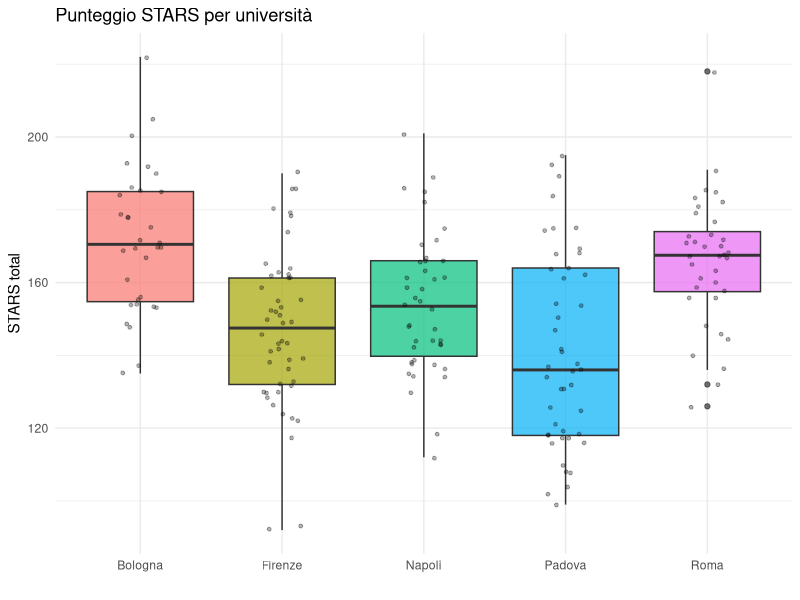
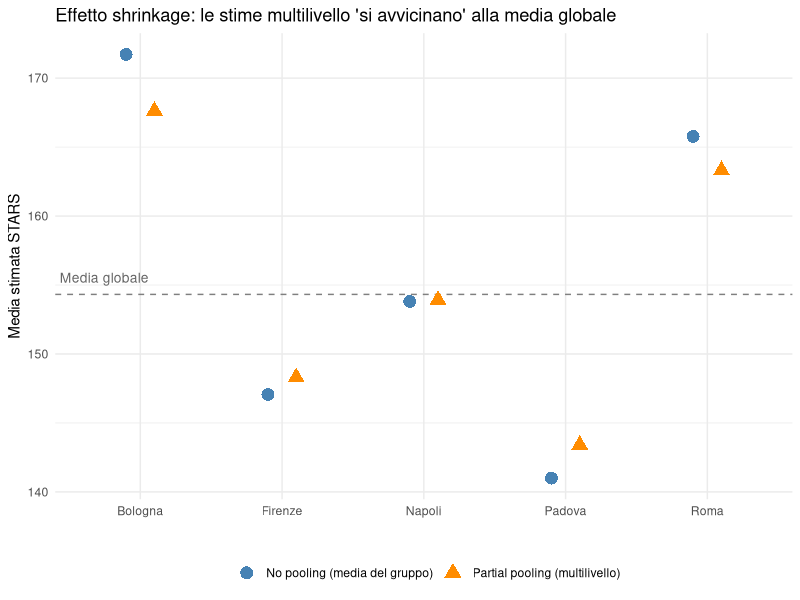
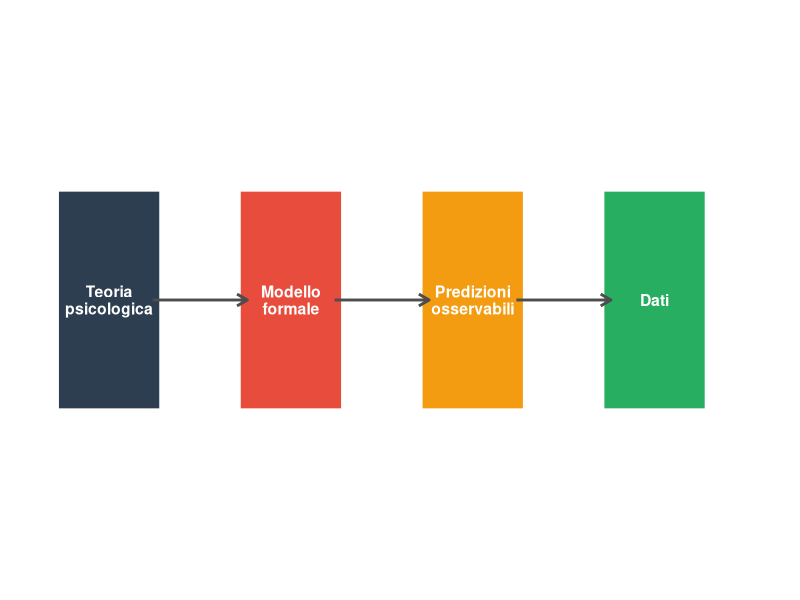

Here is the R script that generated these plots, in order:
## ---- chunk 1
#| echo: false
library(tidyverse)
set.seed(2026)
## ---- chunk 2
#| echo: false
# Simulo dati con struttura multilivello
n_univ <- 5
nomi_univ <- c("Firenze", "Bologna", "Padova", "Roma", "Napoli")
n_per_univ <- c(48, 32, 45, 36, 42)

# Medie diverse per università (effetto del contesto)
mu_univ <- c(148, 175, 142, 160, 153)
sigma_within <- 22    # variabilità dentro ciascuna università
sigma_between <- 7    # variabilità tra università

dati_multi <- map2_dfr(1:n_univ, n_per_univ, function(i, n) {
  tibble(
    universita = nomi_univ[i],
    STARS_total = round(rnorm(n, mu_univ[i], sigma_within))
  )
})
## ---- chunk 3
sample_n(dati_multi, size=8)
## ---- chunk 4
#| echo: false
ggplot(dati_multi, aes(x = universita, y = STARS_total, fill = universita)) +
  geom_boxplot(alpha = 0.7) +
  geom_jitter(width = 0.15, alpha = 0.3, size = 1) +
  labs(title = "Punteggio STARS per università",
       x = "", y = "STARS total") +
  theme_minimal() +
  theme(legend.position = "none")
## ---- chunk 5
dati_multi |>
  summarise(
    media_globale = mean(STARS_total),
    sd_globale = sd(STARS_total),
    n = n()
  )
## ---- chunk 6
dati_multi |>
  group_by(universita) |>
  summarise(
    media = round(mean(STARS_total), 1),
    sd = round(sd(STARS_total), 1),
    n = n()
  )
## ---- chunk 7
#| echo: false
# Calcolo stime no-pooling e simulazione partial pooling
library(dplyr)
library(ggplot2)

# Preparazione medie
medie_no_pool <- dati_multi %>%
  group_by(universita) %>%
  summarise(media_no_pool = mean(STARS_total), n = n(), .groups = "drop")

media_globale <- mean(dati_multi$STARS_total)

# Stima approssimativa partial pooling
medie_no_pool <- medie_no_pool %>%
  mutate(
    peso = n * (1 / sigma_within^2) / (n * (1 / sigma_within^2) + 1 / sigma_between^2),
    media_partial = peso * media_no_pool + (1 - peso) * media_globale,
    tipo_no = "No pooling",
    tipo_part = "Partial pooling"
  )

# Dataset per il plot
df_plot <- bind_rows(
  medie_no_pool %>% select(universita, media = media_no_pool, n) %>% mutate(tipo = "No pooling (media del gruppo)"),
  medie_no_pool %>% select(universita, media = media_partial, n) %>% mutate(tipo = "Partial pooling (multilivello)")
)

df_plot$universita <- factor(df_plot$universita, levels = unique(df_plot$universita))

ggplot(df_plot, aes(x = universita, y = media, color = tipo, shape = tipo)) +
  geom_hline(yintercept = media_globale, linetype = "dashed", color = "gray50") +
  annotate("text", x = -Inf, y = media_globale + 1.2,
           label = "Media globale", hjust = -0.05, size = 3.5, color = "gray40") +
  geom_point(size = 4, position = position_dodge(0.4)) +
  scale_color_manual(
    values = c("No pooling (media del gruppo)" = "steelblue",
               "Partial pooling (multilivello)" = "darkorange")
  ) +
  labs(title = "Effetto shrinkage: le stime multilivello 'si avvicinano' alla media globale",
       x = "", y = "Media stimata STARS", color = "", shape = "") +
  theme_minimal() +
  theme(legend.position = "bottom")
## ---- chunk 8
#| echo: false
#| fig-width: 10
#| fig-height: 4

library(ggplot2)

boxes <- tibble(
  x = c(1, 3.5, 6, 8.5),
  y = rep(0, 4),
  label = c("Teoria\npsicologica", "Modello\nformale", "Predizioni\nosservabili", "Dati"),
  fill = c("#2c3e50", "#e74c3c", "#f39c12", "#27ae60")
)

arrows_df <- tibble(
  x_start = c(1.6, 4.1, 6.6),
  x_end = c(2.9, 5.4, 7.9),
  y = rep(0, 3)
)

ggplot() +
  geom_rect(data = boxes,
            aes(xmin = x - 0.7, xmax = x + 0.7, ymin = -0.4, ymax = 0.4),
            fill = boxes$fill, color = "white", size = 0.5) +
  geom_text(data = boxes, aes(x = x, y = y, label = label),
            color = "white", fontface = "bold", size = 4, lineheight = 0.9) +
  geom_segment(data = arrows_df,
               aes(x = x_start, xend = x_end, y = y, yend = y),
               arrow = arrow(length = unit(0.3, "cm")),
               color = "gray30", size = 1) +
  coord_cartesian(xlim = c(0, 10), ylim = c(-1, 1)) +
  theme_void()
